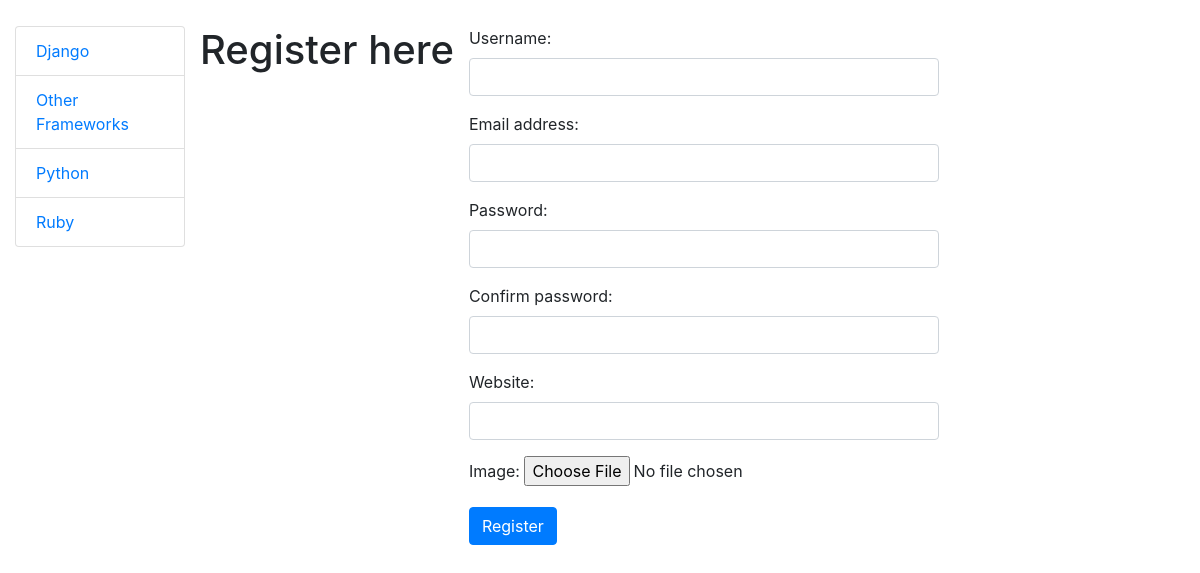
The page /users/register/ on the database its author committed.
### pages/models.py (models this page shows, shortened)
class Category(models.Model):
    name = models.CharField(max_length=120, unique=True, db_index=True)
    views = models.PositiveIntegerField(default=0)
    likes = models.PositiveIntegerField(default=0)
    slug = models.SlugField(unique=True, db_index=True)
    class Meta:
        verbose_name_plural = 'categories'
        ordering = ('name',)

### users/views.py (the view)
def register(request):
    if request.method == 'POST':
        user_form = UserForm(data=request.POST)
        if user_form.is_valid():
            user = user_form.save()
            user.set_password(user_form.cleaned_data['password'])
            user.save()
            profile_form = ProfileForm(data=request.POST, files=request.FILES, instance=user.profile)
            if profile_form.is_valid():
                profile_form.save()
                if user.is_active:
                    login(request, user)
                return redirect('root')
    else:
        user_form = UserForm()
        profile_form = ProfileForm()
    return render(request, 'users/register.html', {'user_form': user_form, 'profile_form': profile_form})

### users/forms.py (shortened to what this page needs)
class UserForm(forms.ModelForm):
    confirm_password = forms.CharField()
    password = forms.CharField()
    def __init__(self, *args, **kwargs):
        super(UserForm, self).__init__(*args, **kwargs)
        for field in self.visible_fields():
            field.field.widget.attrs['class'] = 'form-control'
    class Meta:
        model = User
        fields = ('username', 'email', 'password', 'confirm_password')

class ProfileForm(forms.ModelForm):
    class Meta:
        model = Profile
        fields = ('website', 'image')
        widgets = {
            'website': forms.TextInput(attrs={'class': 'form-control'})
        }

### pages/templatetags/pages_tags.py (called while the page is built)
@register.inclusion_tag('pages/categories.html')
def category_list(active=None):
    return {'categories': Category.objects.all(), 'active_cat': active}

### users/templates/users/register.html (shortened to what this page needs)
{% extends "pages/base.html" %}
{% block content %}
<div class="row">
  <h1>Register here</h1>
  <div class="col-md-6">
    <form class="" action="" method="post" enctype="multipart/form-data">
      {% for field in user_form %}
      <div class="form-group ">
        {{ field.label_tag}} {{ field }}
      </div>
      {% endfor %}
      {% for field in profile_form %}
      <div class="form-group ">
        {{ field.label_tag}} {{field}}
      </div>
      {% endfor %}
      <input type="submit" class="btn btn-primary" value="Register">
    </form>
  </div>
</div>
{% endblock %}

### pages/templates/pages/categories.html
<div class="list-group">
  {% if categories %}
  {% for c in categories %}
    {% if c == active_cat %}
        <strong>
        <a class="list-group-item" href="{% url 'pages:detail' c.slug %}">{{ c.name }}</a>
        </strong>
    {% else %}
      <a class="list-group-item" href="{% url 'pages:detail' c.slug %}">{{ c.name }}</a>
    {% endif %}
  {% endfor %}
  {% else %}
  <strong>There are no categories present.</strong>
  {% endif %}
</div>

### rows shown on the page
Category: name "Django"
Category: name "Other Frameworks"
Category: name "Python"
Category: name "Ruby"

### other values the page prints
{{ field.label_tag }} "Username:" "Email address:" "Password:" "Confirm password:"
{{ field.label_tag }} "Website:" "Image:"
